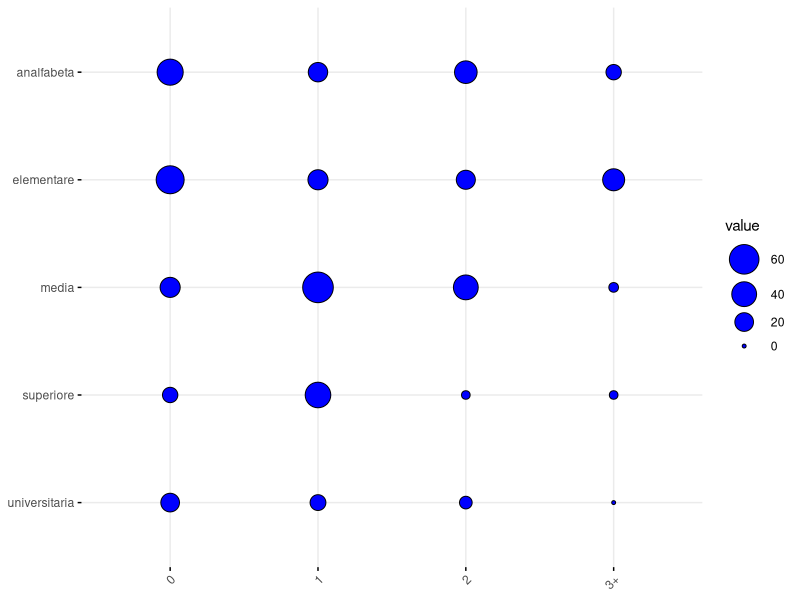
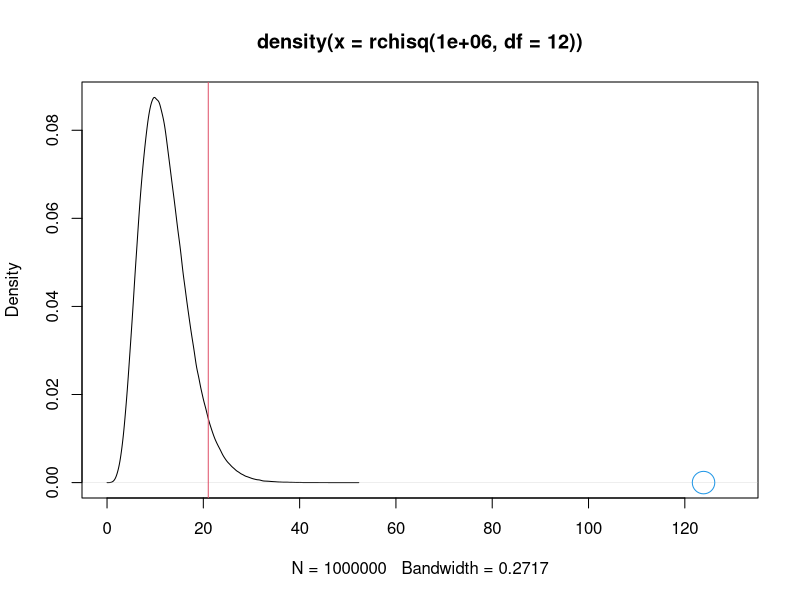
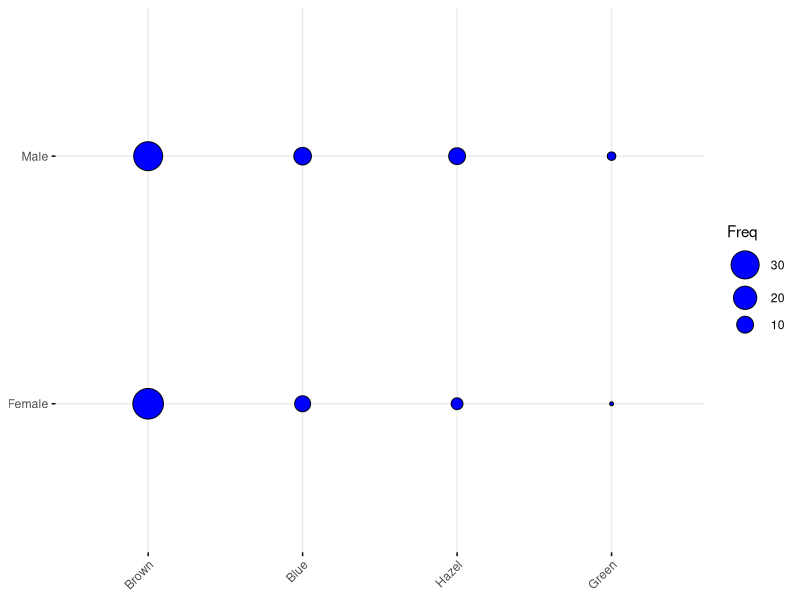

These figures' R source, in order:
tabella <- matrix(data = c(45,22,32,12,
                           53,24,21,30,
                           24,65,40,3,
                           12,43,2,2,
                           20,13,7,0),
                  nrow = 5,
                  ncol = 4,
                  byrow = T)


colnames(tabella)<- c("0","1","2","3+")

row.names(tabella) <- c("analfabeta",
                        "elementare",
                        "media",
                        "superiore",
                        "universitaria")

# install.packages("ggpubr")
ggpubr::ggballoonplot(data=as.data.frame(tabella),
                      fill="blue")


margin.table(tabella,1)
margin.table(tabella,2)
margin.table(tabella)

attese<- tabella

for(i in 1:nrow(tabella)){
  for(j in 1:ncol(tabella)){
    
    attese[i,j] <- margin.table(tabella,1)[i] * margin.table(tabella,2)[j] / margin.table(tabella)
    
  }
}

osservate<-tabella


sum((osservate-attese)^2/attese)

plot(density(rchisq(1000000,df = 12)),xlim=c(0,130))
abline(v=qchisq(0.95,12),col=2)
points(123.89,0,cex=3,col=4)

test.indipendenza<- chisq.test(tabella)


test.indipendenza$expected



dati<-HairEyeColor[1,,]
ggpubr::ggballoonplot(data=as.data.frame(dati),
                      fill="blue")
chisq.test(dati)







tabella <- as.table(tabella)

countsToCases <- function(x, countcol = "Freq") {
  # Get the row indices to pull from x
  idx <- rep.int(seq_len(nrow(x)), x[[countcol]])
  
  # Drop count column
  x[[countcol]] <- NULL
  
  # Get the rows from x
  x[idx, ]
}


dati_long <- countsToCases(as.data.frame(tabella))
colnames(dati_long)<-c("Istruzione","N.figli")
chisq.test( table(dati_long))

cor.test(as.numeric(dati_long$Istruzione),
    as.numeric(dati_long$N.figli),
    method = "kendall")

